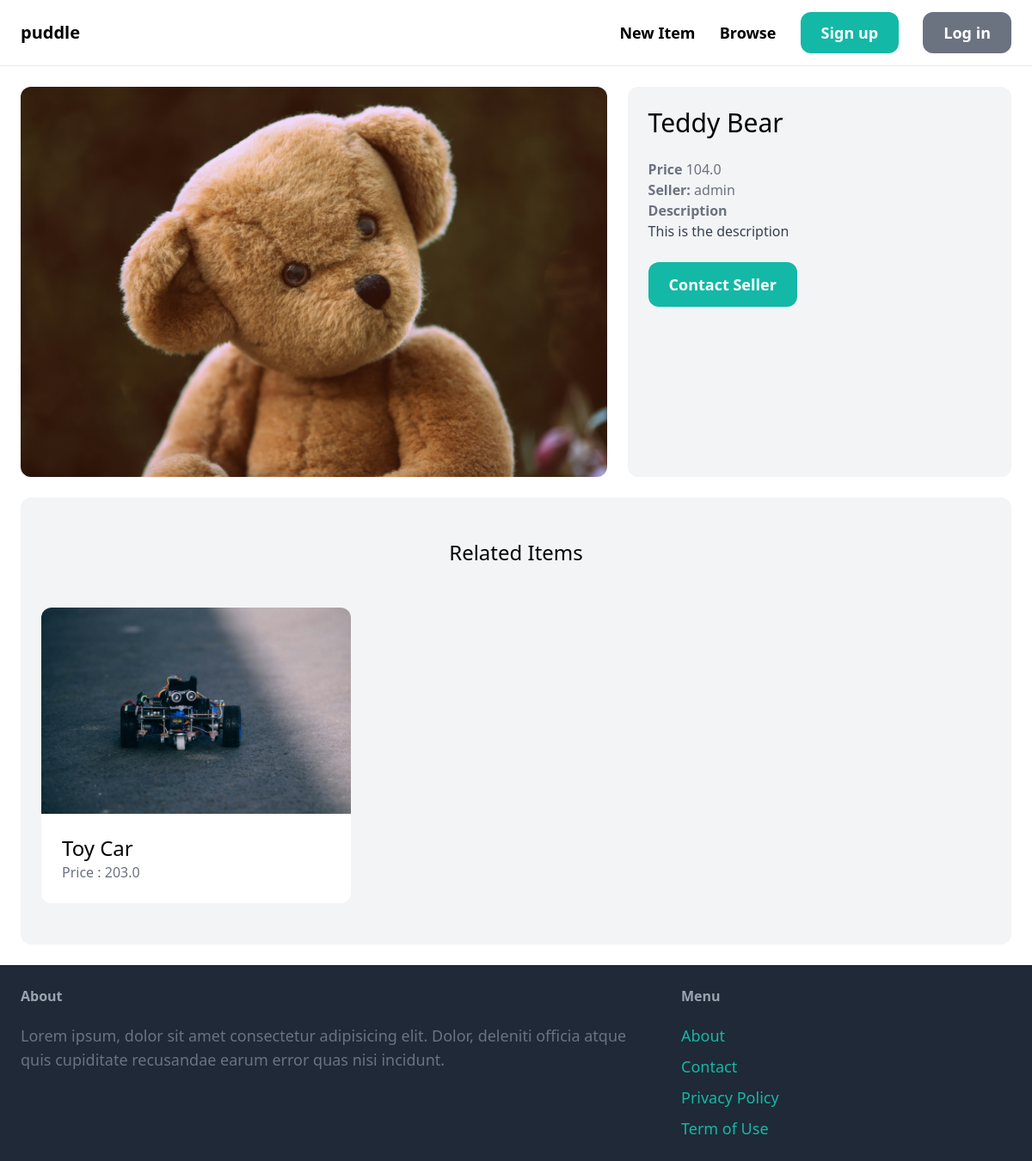
Screenshot of /item/1/ with the database file from the repository.
### item/models.py (models this page shows, shortened)
class Item(models.Model):
    category = models.ForeignKey(Category, related_name='items', on_delete=models.CASCADE)
    name = models.CharField(max_length=255)
    description = models.TextField(blank=True, null=True)
    price = models.FloatField()
    image = models.ImageField(upload_to='item_images', blank=True, null=True)
    is_sold = models.BooleanField(default=False)
    created_by = models.ForeignKey(User, related_name='items', on_delete=models.CASCADE)
    created_at = models.DateTimeField(auto_now_add=True)

### item/views.py (the view)
# urls.py: path('<int:pk>/', views.detail, name="detail"),
def detail(request, pk):
    item = get_object_or_404(Item, pk=pk)
    related_items = Item.objects.filter(category=item.category, is_sold=False).exclude( pk=pk)[0:3]
    return render(request, 'item/detail.html', {
        'item': item,
        'related_items': related_items
    })

### item/templates/item/detail.html (shortened to what this page needs)
{% extends "core/base.html" %}
{% block content %}
<div class="grid grid-cols-5 gap-6">
    <div class="col-span-3">
        <img src="{{item.image.url}}" alt="" class="rounded-xl">
    </div>
    <div class="col-span-2 p-6 bg-gray-100 rounded-xl">
        <h1 class="mb-6 text-3xl">{{item.name}}</h1>
        <p class="text-gray-500"><strong>Price</strong> {{item.price}}</p>
        <p class="text-gray-500"><strong>Seller:</strong> {{item.created_by.username}}</p>
        {% if item.description %}
        <p class="text-gray-700">
            <strong class="text-gray-500">Description</strong><br>
            {{item.description}}
        </p>
        {% endif %}
        {% if request.user == item.created_by %}
          <div class="mt-6 p-6 bg-white rounded-xl">
            <p>This is Your Item!</p>
            <a href="{% url "item:edit" item.id %}" class="inline-block mt-6 px-6 py-3 text-lg font-semibold bg-teal-500 text-white rounded-xl">Edit!</a>
            <a href="{% url "item:delete" item.id%}" class="inline-block mt-6 px-6 py-3 text-lg font-semibold bg-red-500 text-white rounded-xl">Delete!</a>
          </div>
          {% else %}
          <a href="{% url "conversation:new" item.id %}" class="inline-block mt-6 px-6 py-3 text-lg font-semibold bg-teal-500 text-white hover:bg-teal-700 rounded-xl ">Contact Seller</a>
        {% endif %}
    </div>
</div>
<div class="mt-6 px-6 py-12 bg-gray-100 rounded-xl">
    <h2 class="mb-12 text-2xl text-center">Related Items</h2>
    <div class="grid grid-cols-3 gap-3">
      {% for item in related_items %}
      <div>
        <a href="{% url 'item:detail' item.id %}">
          <div>
            <img src="{{item.image.url}}" class="rounded-t-xl" />
          </div>
          <div class="p-6 bg-white rounded-b-xl">
            <h2 class="text-2xl">{{item.name}}</h2>
            <p class="text-gray-500">Price : {{item.price}}</p>
          </div>
        </a>
      </div>
      {% endfor %}
    </div>
  </div>
{% endblock %}

### rows the page displays
Item: image (picture), name "Teddy Bear", price "104.0", created_by.username "admin", description "This is the description"
Item: image (picture), name "Toy Car", price "203.0"
